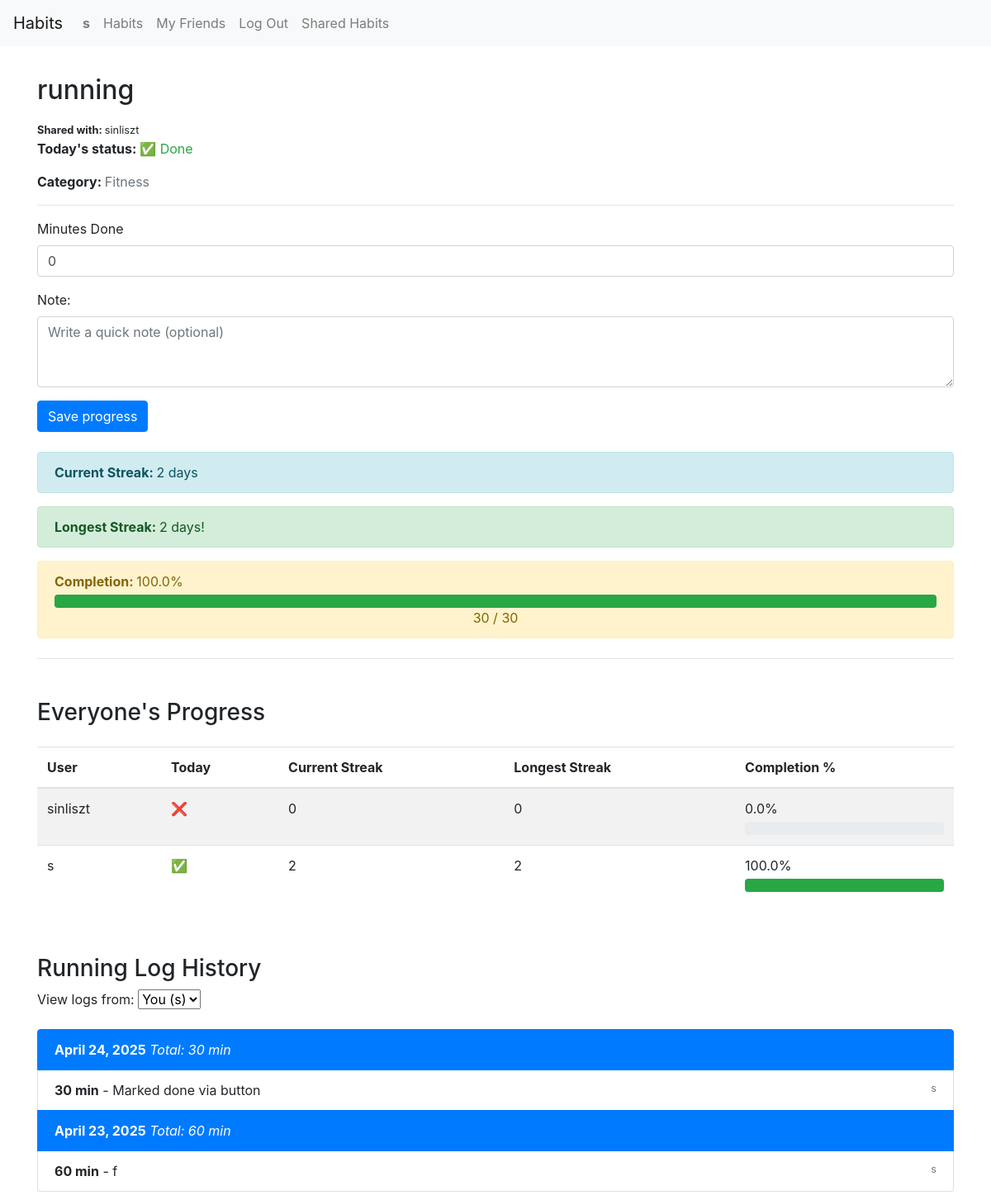
Screenshot of /habit/1/ (signed in) with the database file from the repository.
### tracker/models.py (models this page shows, shortened)
class User(AbstractUser):
    friends = models.ManyToManyField("self", symmetrical=True, blank=True)

class Habit(models.Model):
    name = models.CharField(max_length=100)
    created_at = models.DateField(auto_now_add=True)
    description = models.TextField(blank=True)
    users = models.ManyToManyField(User, related_name="shared_habits")
    owner = models.ForeignKey(User, on_delete=models.CASCADE, related_name="habits_owned", null=True, blank=True)
    target_minutes = models.PositiveIntegerField(default=30)
    category = models.ForeignKey(Category, on_delete=models.CASCADE, related_name='habits')

class Category(models.Model):
    name = models.CharField(max_length=32, unique=True)
    def __str__(self):
        return self.name

class HabitLog(models.Model):
    habit = models.ForeignKey(Habit, on_delete=models.CASCADE, related_name="logs")
    user = models.ForeignKey(User, on_delete=models.CASCADE)
    date = models.DateField(auto_now_add=True)
    completed = models.BooleanField(default=False)
    minutes_done = models.PositiveIntegerField(default=0)
    note = models.TextField(blank=True)
    class Meta:
        ordering = ["-date"]

### tracker/views.py (the view)
# urls.py: path("habit/<int:habit_id>/", views.habit_detail, name="habit_detail"),
@login_required
def habit_detail(request, habit_id):
    habit = get_object_or_404(Habit, id=habit_id, users=request.user)
    if request.user != habit.owner and request.user not in habit.users.all():
        return HttpResponseForbidden("You do not have access to this habit")
    selected_user_id = request.GET.get("user", request.user.id)
    selected_user = get_object_or_404(User, id=selected_user_id)
    logs = HabitLog.objects.filter(habit=habit, user=selected_user).order_by('-date')
    today_minutes = logs.filter(date=date.today()).aggregate(Sum("minutes_done"))["minutes_done__sum"] or 0
    today_done = today_minutes >= habit.target_minutes
    today_completion = round((today_minutes / habit.target_minutes) * 100, 1) if habit.target_minutes else 0
    streak_data = get_streaks_and_progress(selected_user, habit) or {
        "current_streak": 0,
        "longest_streak": 0,
        "completion_percent": 0,
    }
    if request.method == 'POST':
        if selected_user == request.user:
            form = HabitLogForm(request.POST)
            if form.is_valid():
                note = form.cleaned_data['note']
                minutes_done = form.cleaned_data["minutes_done"]
                total_today = HabitLog.objects.filter(
                    habit=habit,
                    user=request.user,
                    date=date.today(),
                ).aggregate(Sum("minutes_done"))["minutes_done__sum"] or 0
                if minutes_done < 1:
                    form.add_error("minutes_done", "Minutes must be positive")
                elif minutes_done + total_today < total_today:
                    form.add_error("minutes done", f"You have already logged {total_today} minutes today.")
                else:
                    HabitLog.objects.create(
                        habit=habit,
                        user=request.user,
                        date=date.today(),
                        note=note,
                        minutes_done=minutes_done,
                    )
                return redirect('habit_detail', habit_id=habit.id)
            else:
                form = None
    else:
        if request.user == selected_user:
            form = HabitLogForm()
        else:
            form = None
    logs_by_date = []
    for date_value, group in groupby(logs, key=attrgetter("date")):
        logs_by_date.append({
            "date": date_value,
            "logs": list(group),
        })
    for entry in logs_by_date:
        total = sum(log.minutes_done for log in entry['logs'])
        entry['total_minutes'] = total
    all_users = [habit.owner] + list(habit.users.all())
    all_users = [user for user in all_users if user is not None]
    everyone_progress = []
    for user in all_users:
        logs_for_user = HabitLog.objects.filter(habit=habit, user=user)
        streak = get_streaks_and_progress(user, habit) or {
            "current_streak": 0,
            "longest_streak": 0,
            "completion_percent": 0,
        }
        user_today_minutes = HabitLog.objects.filter(
            habit=habit,
            user=user,
            date=date.today(),
        ).aggregate(Sum('minutes_done'))['minutes_done__sum'] or 0
        today_done = user_today_minutes >= habit.target_minutes
        everyone_progress.append({
            "user": user,
            "current_streak": streak["current_streak"],
            "longest_streak": streak["longest_streak"],
            "completion_percent": streak["completion_percent"],
            "today_done": today_done,
        })
    return render(request, 'tracker/habit_detail.html', {
        "habit": habit,
        "logs_by_date": logs_by_date,
        "today_minutes": today_minutes,
        "today_done": today_done,
        "form": form,
        "today_completion": today_completion,
        "streak": streak_data,
        "shared_users": habit.users.exclude(id=request.user.id),
        "selected_user": selected_user,
        "everyone_progress": everyone_progress,
    })

### tracker/forms.py
class HabitLogForm(forms.ModelForm):
    class Meta:
        model = HabitLog
        fields = ["minutes_done", "note"]
        widgets = {
            "note": forms.Textarea(attrs ={
                "class": "form-control",
                "rows": 3,
                "placeholder": "Write a quick note (optional)",
            }),
            "minutes_done": forms.NumberInput(attrs={
                "class": "form-control",
                "min": 0,
                "max": 180,
            })
        }

### tracker/views.py (called while the page is built)
def get_streaks_and_progress(user, habit):
    logs = HabitLog.objects.filter(user=user, habit=habit)
    start_date = habit.created_at
    target_minutes = habit.target_minutes
    streak_data = calculate_streaks(logs, start_date, target_minutes)
    return streak_data

### tracker/templates/tracker/habit_detail.html (shortened to what this page needs)
{% extends "tracker/layout.html" %}
{% load static %}
{% block body %}
    <div class="container mt-4">
        <h2 class="mb-3">{{ habit.name }}</h2>
        {% if shared_users %}
            <small>
                <strong>Shared with: </strong>
                {% for user in shared_users %}
                    {{ user.username }}{% if not forloop.last %}, {% endif %}
                {% endfor %}
            </small>
        {% endif %}
        <p>
            <strong>Today's status: </strong>
            {% if today_done %}
                <span class="text-success">✅ Done</span>
            {% else %}
                <span class="text-danger">❌ Not done</span>
            {% endif %}
        </p>
        <p>
            <strong>Category: </strong>
            <span class="text-muted">{{ habit.category }}</span>
        </p>
        <hr>
        {% if form %}
            <form method="post" class="mb-4">
                <div class="mb-3">
                    <label for="{{ form.minutes_done.id_for_label }}">Minutes Done</label>
                    {{ form.minutes_done }}
                </div>
                <div class="mb-3">
                    <label for="{{ form.note.id_for_label}}">Note: </label>
                    {{ form.note }}
                </div>
                <button type="submit" class="btn btn-primary">Save progress</button>
            </form>
        {% endif %}
        <div class="mb-4">
            <div class="alert alert-info">
                <strong>Current Streak: </strong>{{ streak.current_streak }} days
            </div>
            <div class="alert alert-success">
                <strong>Longest Streak: </strong>{{ streak.longest_streak }} days!
            </div>
            <div class="alert alert-warning">
                <strong>Completion: </strong><span id="completion">{{ today_completion }}</span>%
                <div class="progress mt-1">
                    <div class="progress-bar bg-success" role="progressbar"
                    style="width: {{ today_completion }}%;"
                    aria-valuenow="{{ today_completion }}" aria-valuemin="0" aria-valuemax="100">
                    </div>
                </div>
                <div class="text-center justify-content-between">
                    {{ today_minutes }} / {{ habit.target_minutes }}
                </div>
            </div>
        </div>
        <hr>
        <h3 class="mt-5">Everyone's Progress</h3>
        <div class="table-responsive">
            <table class="table table-striped mt-3">
                <thead>
                    <tr>
                        <th>User</th>
                        <th>Today</th>
                        <th>Current Streak</th>
                        <th>Longest Streak</th>
                        <th>Completion %</th>
                    </tr>
                </thead>
                <tbody>
                    {% for progress in everyone_progress %}
                        {% if progress.user and progress.user.username %}
                            <tr>
                                <td>{{ progress.user.username }}</td>
                                <td>
                                    {% if progress.today_done %}
                                        <span class="text-success">✅</span>
                                    {% else %}
                                        <span class="text-danger">❌</span>
                                    {% endif %}
                                </td>
                                <td>{{ progress.current_streak }}</td>
                                <td>{{ progress.longest_streak }}</td>
                                <td>
                                    {{ progress.completion_percent }}%
                                    <div class="progress mt-1">
                                        <div class="progress-bar bg-success" role="progressbar" style="width: {{ progress.completion_percent|floatformat:1 }}%;" aria-valuenow="{{ progress.completion_percent }}" aria-valuemin="0" aria-valuemax="100"></div>
                                    </div>
                                </td>
                            </tr>
                        {% endif %}
                    {% endfor %}
                </tbody>
            </table>
        </div>
        <h3 class="mb-2 mt-5">Running Log History</h3>
        <form method="get" class="mb-3">
            <label for="user">View logs from:</label>
            <select name="user" id="user" onchange="this.form.submit()" class="form-select w-auto d-inline-block ms-2">
                <option value="{{ request.user.id }}" {% if selected_user.id == request.user.id %}selected{% endif %}>
                    You ({{ request.user.username }})
                </option>
            </select>
        </form>
        <ul class="list-group">
            {% for entry in logs_by_date %}
                <li class="list-group-item active">
                    <strong>{{ entry.date }}</strong>
                    {% if entry.total_minutes %}
                        <span><em>Total: {{ entry.total_minutes }} min</em></span>
                    {% endif %}
                </li>
                {% for log in entry.logs %}
                    <li class="list-group-item d-flex justify-content-between">
                        <div>
                            <strong>{{ log.minutes_done }} min</strong>{% if log.note %} - {{ log.note }} {% endif %}
                        </div>
                        <small class="text-muted">{{ log.user.username }}</small>
                    </li>
                {% endfor %}
            {% empty %}
                <li class="list-group-item text-muted">No entries yet.</li>
            {% endfor %}
        </ul>
    </div>
{% endblock %}

### tracker/templates/tracker/layout.html (shortened to what this page needs)
{% load static %}
<!DOCTYPE html>
<html lang="en">
    <head>
        <link rel="stylesheet" href="https://stackpath.bootstrapcdn.com/bootstrap/4.4.1/css/bootstrap.min.css">
        <link href="{% static 'tracker/styles.css' %}" rel="stylesheet">
    </head>
    <body>
        <nav class="navbar navbar-expand-lg navbar-light bg-light">
            <a class="navbar-brand" href="#">Habits</a>
            <div>
              <ul class="navbar-nav mr-auto">
                {% if user.is_authenticated %}
                    <li class="nav-item">
                        <a class="nav-link" href="{% url 'profile_view' request.user %}"><strong>{{ user.username }}</strong></a>
                    </li>
                {% endif %}
                <li class="nav-item">
                  <a class="nav-link" href="{% url 'index' %}">Habits</a>
                </li>
                {% if user.is_authenticated %}
                    <li class="nav-item">
                        <a class="nav-link" href="{% url 'friends_list' %}">My Friends</a>
                    </li>
                    <li class="nav-item">
                        <a class="nav-link" href="{% url 'logout' %}">Log Out</a>
                    </li>
                    <li class="nav-item">
                        <a class="nav-link" href="{% url 'shared_habits' %}">Shared Habits</a>
                    </li>
                {% endif %}
              </ul>
            </div>
          </nav>
        <div class="body">
            {% block body %}
            {% endblock %}
        </div>
    </body>
</html>

### tracker/static/tracker/styles.css (style rules this page uses)
.body { padding: 10px; }

### rows the page displays
User: username "s", user.username "s", current_streak "2", longest_streak "2", completion_percent "100.0", user "You (s)"
Habit: name "running", category "Fitness", target_minutes "30"
User: username "sinliszt", user.username "sinliszt", current_streak "0", longest_streak "0", completion_percent "0.0"
HabitLog: date "April 24, 2025", minutes_done "30", note "Marked done via button", user.username "s"
HabitLog: date "April 23, 2025", minutes_done "60", note "f", user.username "s"

### other values shown
{{ streak.current_streak }} "2"
{{ streak.longest_streak }} "2"
{{ today_completion }} "100.0"
{{ today_minutes }} "30"
{{ entry.total_minutes }} "30" "60"
